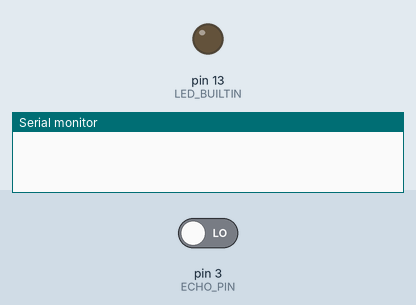
A sketch run on a simulated Arduino Uno, built with avr-gcc and run on an emulated ATmega328P. On the bench: output pins drawn as LEDs (lit = HIGH), the last lines printed to the serial monitor. The test bench sets the inputs (shaded band); at power-on: pin 3 (ECHO_PIN) LOW. Pins used as bus, display or sensor lines are not drawn.

Above: at 0.1 s.
At 1.1 s:
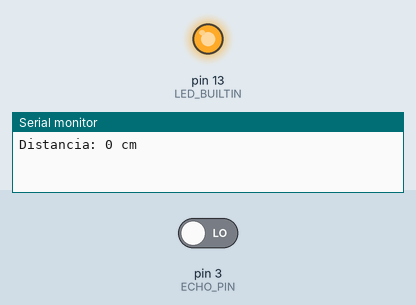
Timing chart, 0 to 2.6 s (numbered marks = the images above):
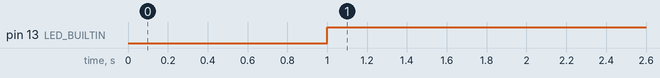

The sketch:

simpleRadar.ino
```cpp
#define TRIG_PIN 2    // Trigger
#define ECHO_PIN 3    // Echo

/* Declaramos las variables */
long distancia;
long tiempo;

void setup() {
  Serial.begin(9600);
  /* Declaramos el pin 9 como salida del pulso ultrasonico */
  pinMode(TRIG_PIN, OUTPUT);
  /* Declaramos el pin 8 como entrasa (tiempo que tarda en volver) */
  pinMode(ECHO_PIN, INPUT);
  /* Declaramos el pin 12 como el pin del LED */
  pinMode(LED_BUILTIN, OUTPUT);
}

void loop() {

  /* Se estabiliza el sensor */
  digitalWrite(TRIG_PIN, LOW);
  delayMicroseconds(5);
  /* Se envia el pulso ultrasonico */
  digitalWrite(TRIG_PIN, HIGH);
  delayMicroseconds(10);
  /* Mide el tiempo transcurrido entre la salida y la llegada del pulso ultrasonico */
  tiempo = pulseIn(ECHO_PIN, HIGH);
  /* Se calcula la distancia on esta formila*/
  distancia = int(0.017 * tiempo);
  /* Si la distancia es menor a 15 centimetros prendemos el led */
  if (distancia < 15)
  {
    digitalWrite(LED_BUILTIN, HIGH);
  }
  /* Si la distancia es mayor a 15 centimetros, el led permanece apagado */
  else
  {
    digitalWrite(LED_BUILTIN, LOW);
  }
  /* Se imprime la distancia en centimetros en el monitor serial */
  Serial.print("Distancia: ");
  Serial.print(distancia);
  Serial.println(" cm");

  delay(200);
}
```

Measured:
- by itself, pin 13 (LED_BUILTIN): LOW → HIGH at 1.0 s
